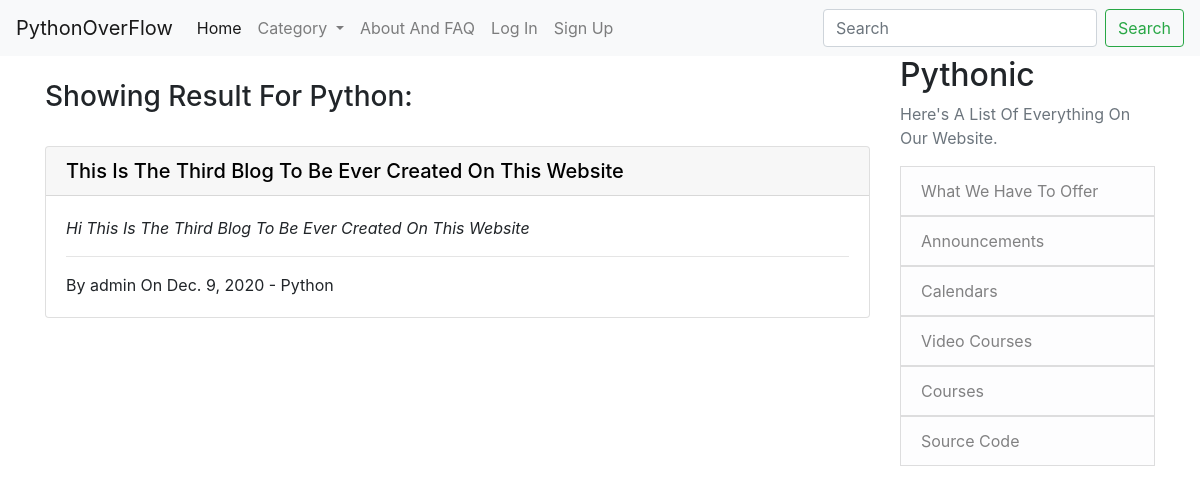
Page /post/category/Python on the committed database.
### App/models.py (models this page shows, shortened)
class Post(models.Model):
    title = models.CharField(max_length=120)
    author = models.ForeignKey(User, on_delete=models.CASCADE)
    context = RichTextField(blank=True, null=True)
    date_created = models.DateField(auto_now=True)
    category = models.CharField(max_length=30, default='Python')
    likes = models.ManyToManyField(User, related_name='blog_posts')

### App/views.py (the view)
# urls.py: path('post/category/<str:cate>', CategoryView, name='post_category'),
def CategoryView(request, cate):
    category_post = Post.objects.filter(category=cate)
    cate_menu = Category.objects.all()
    return render(request, 'App/category.html', {'cate':cate, 'category_post':category_post, 'cate_menu':cate_menu})

### App/models.py (called while the page is built)
    def __str__(self):
        return self.name

### App/templates/App/category.html (shortened to what this page needs)
{% extends "App/base.html" %}
{% block content %}
<br>
<h3>Showing Result For {{ cate }}:</h3>
<br>
{% if category_post %}
    {% for post in category_post %}
        <div class="card">
            <a href="{% url 'post_detail' post.pk %}" style="text-decoration: none; color: black">
                <h5 class="card-header">{{ post.title }}</h5>
            </a>
            <div class="card-body">
                <p class="card-text"><i>{{ post.context|slice:":200"}}</i></p>
                <hr>
                <p class="card-text">By {{ post.author }} On {{ post.date_created }} - {{ post.category }}</p>
            </div>
        </div>
        <br>
    {% endfor %}
{% endif %}
{% endblock %}

### rows in the picture
Post: title "This Is The Third Blog To Be Ever Created On This Website", context "Hi This Is The Third Blog To Be Ever Created On This Website", author "admin", date_created "Dec. 9, 2020", category "Python"

### other values in the picture
{{ cate }} "Python"
